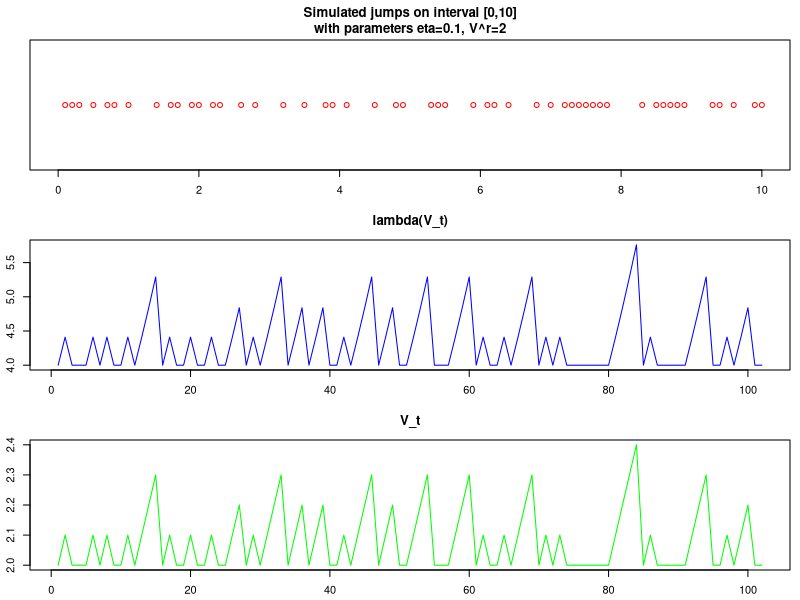
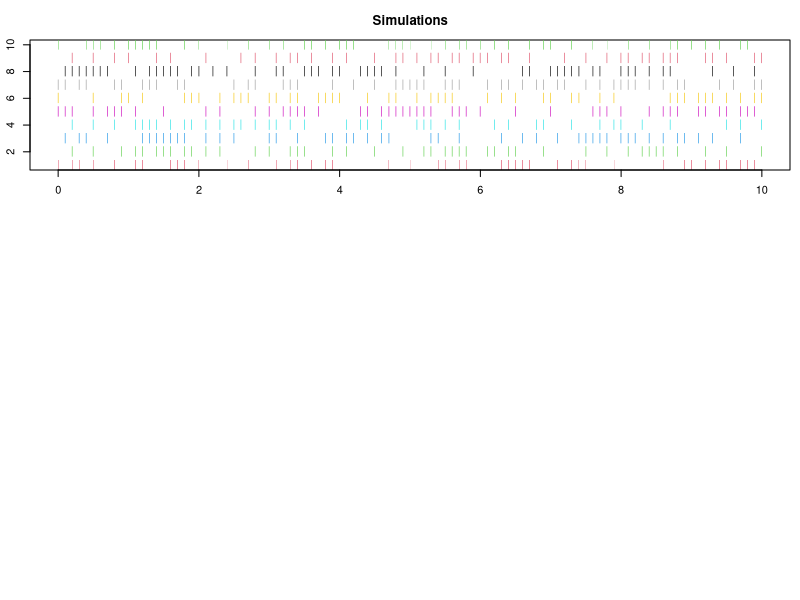
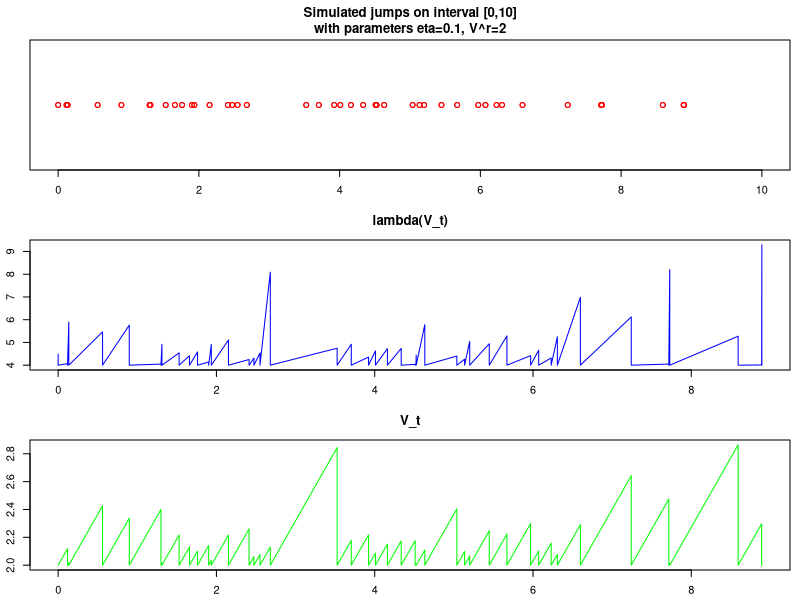
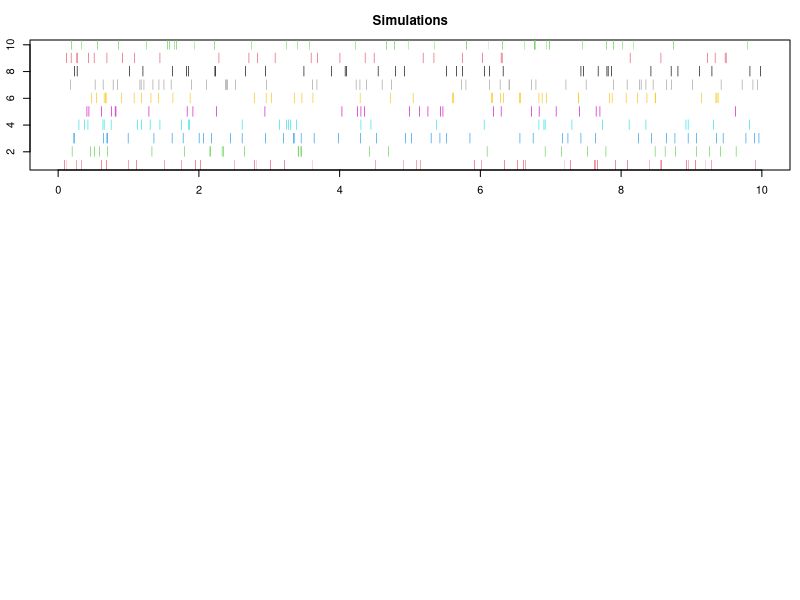

Here is the R script that generated these plots, in order:
## ---- chunk 1
knitr::opts_chunk$set(echo = TRUE)
## ---- chunk 2

bernoulli_probability <- function(eta, v) {min(v^2*eta, 1)}

lambda <- function(x){x^2}

isi_simulation_poor_robust <- function(Tmax, eta, v_rest){
  ### Simulates an interspike interval via piecewise deterministic markov 
  ### process on an interval [0, Tmax] discretized in chunks of length eta
  ### using a poor/robust algorithm
  timesteps = seq(0, Tmax, by=eta)
  # initializes the vectors of jumps, V_t, and lambda(V_t)
  jumps = c()
  v_t = c(v_rest)
  lambdas = c(v_rest^2)
  for (step in timesteps){
    # Computes the probability of a jump in a given timestep
    v_tilde = bernoulli_probability(eta, tail(v_t, 1))
    # Computes whether there is a jump
    bernoulli = rbinom(1, 1, v_tilde)
    if (bernoulli==1){
      # The process spikes and V_t goes back to v_rest
      new_v_t = v_rest
      # Records the jump position
      jumps = c(jumps, step)
    } else {
      # The process does not spike and V_t groes by one eta
      new_v_t = eta+tail(v_t, 1)
    }
    # Updates V_t and lambdas 
    v_t = c(v_t, new_v_t)
    lambdas = c(lambdas, new_v_t^2)
  }
  return(list("jumps"=jumps, "V_t"=v_t, "lambdas"=lambdas))
}

isi_simulation_rejection <- function(Tmax, T1, v_rest){
  ### Simulates an interspike interval via piecewise deterministic markov 
  ### process on an interval [0, Tmax] in steps of length eta using a
  ### thinning/rejection algorithm
  lower = 0
  upper = T1
  V = v_rest
  v_t = c(v_rest)
  lambdas = c()
  jumps = c()
  while (T) {
    K = lambda(V+(lower-upper))
    draws = cumsum(rexp(10, K))
    draws = matrix(draws[draws < upper])
    check = apply(draws, 1, function(x){runif(1,0,K)<=lambda(V+x)})
    draw = draws[check][1]
    if (is.na(draw)){
      V = V + T1
      lower = upper
      upper = upper + T1
      next
    }
    lower = lower + draw
    if (lower > Tmax){
      break
    }
    jumps = c(jumps, lower)
    upper = lower + T1
    lambdas = c(lambdas, lambda(V+draw))
    v_t = c(v_t, V+draw)
    V = v_rest
  }
  return(list("jumps"=jumps, "V_t"=v_t, "lambdas"=lambdas))
}

plot_simulation <- function(simulation, Tmax, eta, V_rest, rejection=F){
  title = paste("Simulated jumps on interval [0,", Tmax, "]\n",
                "with parameters eta=", eta, ", V^r=", V_rest,
                sep="")
  ### Plots the result of a PDMP simulation
  jumps = simulation$jumps
  lambdas = simulation$lambdas
  V_t =simulation$V_t
  # "Interpolates" the lambdas and V_t if the simulation was obtained 
  # via thinning
  new_jumps = c()
  new_lambdas = c()
  new_V_t = c()
  if (rejection) {
     jumps = c(0,jumps)
     for (i in 1:length(lambdas)) {
       new_jumps = c(new_jumps, c(jumps[i], jumps[i] + 1e-10))
       new_lambdas = c(new_lambdas, c(lambdas[i], V_rest^2))
       new_V_t = c(new_V_t, c(V_t[i], V_rest))
     }
     jumps = new_jumps
     lambdas = new_lambdas
     V_t = new_V_t
  }
  par(mfrow=c(3,1), mai=c(0.3, 0.3, 0.4, 0.1))
  # Plots the jumps
  plot(jumps,
         rep(1,length(jumps)),
         col='red',yaxt='n',xlab='time',ylab='n',
         main=title,
         xlim=c(0,Tmax)
    )
  if (!rejection) {
    # Plots the lambda(V_t)
    plot(lambdas, 
         type="l",ylab="values",xlab="eta step",col="blue",
         main="lambda(V_t)"
    )
    # Plots V_t
    plot(V_t, 
         type="l",ylab="values",xlab="eta step",col="green",
         main="V_t"
    )
  } else {
    # Plots the lambda(V_t)
    plot(jumps,lambdas, 
         type="l",ylab="values",xlab="eta step",col="blue",
         main="lambda(V_t)"
    )
    # Plots V_t
    plot(jumps,V_t, 
         type="l",ylab="values",xlab="eta step",col="green",
         main="V_t"
    )
  }
  
}

plot_jumps <- function(simulation_function, Tmax, eta, V_rest, n_simulations){
  ### Plots a given number of simulated jumps against each other using a
  ### given simulation function
  for (i in 1:n_simulations) {
    # Simulates
    sim = simulation_function(Tmax, eta, V_rest)$jumps
    # Plots
    if (i==1) {
      plot(
        sim,rep(1,length(sim)),col=i+1, pch="|",
        xlab='time',ylab='simulations',main='Simulations',
        ylim=c(1,n_simulations), xlim=c(0,Tmax))
    } else {
      points(sim,rep(i,length(sim)),col=i+1, pch="|")
    }
  }
}

## ---- chunk 3

# Simulates
sim = isi_simulation_poor_robust(10,0.1,2)
# Plots a single simulations
plot_simulation(sim,10,0.1,2)
## ---- chunk 4
# Plots jumps sequences for the given setup
plot_jumps(isi_simulation_poor_robust,10,0.1,2,10)

## ---- chunk 5

# Simulates
sim = isi_simulation_rejection(10,0.1,2)
# Plots a single simulations
plot_simulation(sim,10,0.1,2, T)
## ---- chunk 6
# Plots jumps sequences for the given setup
plot_jumps(isi_simulation_rejection,10,0.1,2,10)

